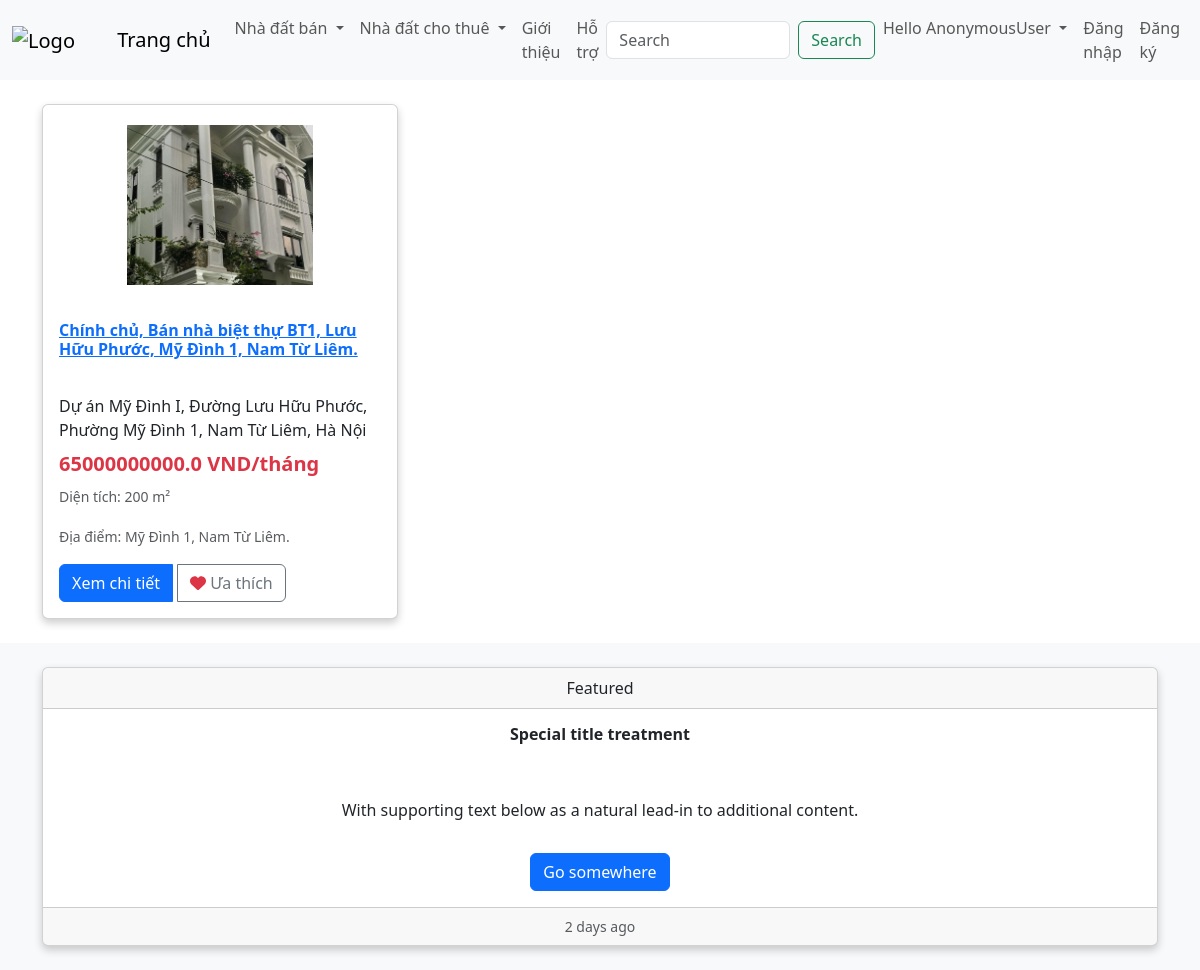
The page /category/?category=ban-biet-thu-lien-ke on the database its author committed.
### app/models.py (models this page shows, shortened)
class Product(models.Model):
    category=models.ManyToManyField(Category,related_name='product')
    name = models.CharField(max_length=500, null=True)
    short_description = models.CharField(max_length=200, null=True)
    full_description=models.CharField(max_length=200, null=True)
    price = models.FloatField()
    area = models.CharField(max_length=100, null=True)
    location = models.CharField(max_length=100, null=True)
    status = models.CharField(max_length=10, choices=STATUS_CHOICES, default='sale')
    image = models.ImageField(null=True, blank=True)
    @property
    def IMAGEURL(self):
        try:
            url = self.image.url
        except:
            url = ''
        return url

### app/views.py (the view)
# urls.py: path('category/', views.category, name="category"),
def category(request):
    categories_for_sale= Category.objects.filter(is_sub=False,is_rent=False)
    categories_for_rent= Category.objects.filter(is_sub=False,is_rent=True)
    active_category=request.GET.get('category','')
    products = []
    if active_category:
        products=Product.objects.filter(category__slug=active_category)
    context = {
        'products': products,
        'active_category': active_category,
        'categories_for_rent': categories_for_rent,
        'categories_for_sale': categories_for_sale,
    }
    return render(request, 'app/category.html', context)

### app/templates/app/category.html (shortened to what this page needs)
{% extends 'app/base.html' %}
{% load static %}
    {% block search %}
    <div class="container mt-4">
      <div class="row">
          {%for product in products%}
          <div class="col-lg-4 col-md-6 mb-4">
              <div class="card h-100">
                  <a href="#"><img class="card-img-top" src="{{product.IMAGEURL}}" alt="{{ product.name }}"></a>
                  <div class="card-body">
                      <h4 class="card-title"><a href="#">{{ product.name }}</a></h4>
                      <p class="card-text">{{ product.short_description }}</p>
                      <h5 class="product-price text-danger">{{ product.price }} VND/tháng</h5>
                      <p><small class="text-muted">Diện tích: {{ product.area }} m²</small></p>
                      <p><small class="text-muted">Địa điểm: {{ product.location }}</small></p>
                      <div class="btn-group" role="group">
                          <a href="{% url "detail" %}?id={{product.id}}" class="btn btn-primary">Xem chi tiết</a>
                          <button data-product={{product.id}} data-action ="add" class="btn btn-outline-secondary add-btn update-cart "><i class="fa fa-heart"></i> Ưa thích</button>
                      </div>
                  </div>
              </div>
          </div>
          {% endfor %}
      </div>
  </div>
    {%endblock search%}

### app/static/app/css/main.css (style rules this page uses)
body { background-color: hsl(0, 0%, 98%); margin: 0; padding: 0; }
h1, h2, h3, h4, h5, h6 { color: hsl(0, 0%, 30%); }
.btn { border-radius: 0; }
.card { box-shadow: 0 4px 8px 0 rgba(0,0,0,0.2); transition: 0.3s; border-radius: 5px; }
.card img { height: 200px; border-top-left-radius: 5px; border-top-right-radius: 5px; padding: 20px; object-fit: contain; }
.card-body { padding: 2px 16px; }
.card-title { margin-bottom: 10px; min-height: 65px; }
.card-text { margin-bottom: 10px; }
.card-text { display: -webkit-box; -webkit-line-clamp: 2; -webkit-box-orient: vertical; overflow: hidden; text-overflow: ellipsis; white-space: normal; }
.card-text { position: relative; cursor: pointer; min-height:45px; }
.card-text::after { content: attr(data-full); position: absolute; bottom: 100%; left: 0; background-color: rgba(0, 0, 0, 0.8); color: #fff; padding: 5px; border-radius: 4px; white-space: pre-wrap; z-index: 10; visibility: hidden; opacity: 0; transition: visibility 0s, opacity 0.2s; }
.card-title { display: -webkit-box; -webkit-box-orient: vertical; overflow: hidden; text-overflow: ellipsis; font-size: 16px; font-weight: bold; line-height: 1.2; max-height: 1.2em; margin-bottom: 10px; }
.product-price { color: red; font-weight: bold; }
.btn-primary { background-color: #007bff; border-color: #007bff; }
.btn-outline-secondary { color: #f08080; border-color: #f08080; background-color: transparent; }
.fa-heart { color: #f08080; }
.btn-group .btn { margin-right: 5px; }
.btn-group .btn:last-child { margin-right: 0; }
.fa-heart { color: #dc3545; }

### rows shown on the page
Product: IMAGEURL (picture), name "Chính chủ, Bán nhà biệt thự BT1, Lưu Hữu Phước, Mỹ Đình 1, Nam Từ Liêm.", short_description "Dự án Mỹ Đình I, Đường Lưu Hữu Phước, Phường Mỹ Đình 1, Nam Từ Liêm, Hà Nội", price "65000000000.0", area "200", location "Mỹ Đình 1, Nam Từ Liêm."

### other values the page prints
{{ request.user }} "AnonymousUser"
